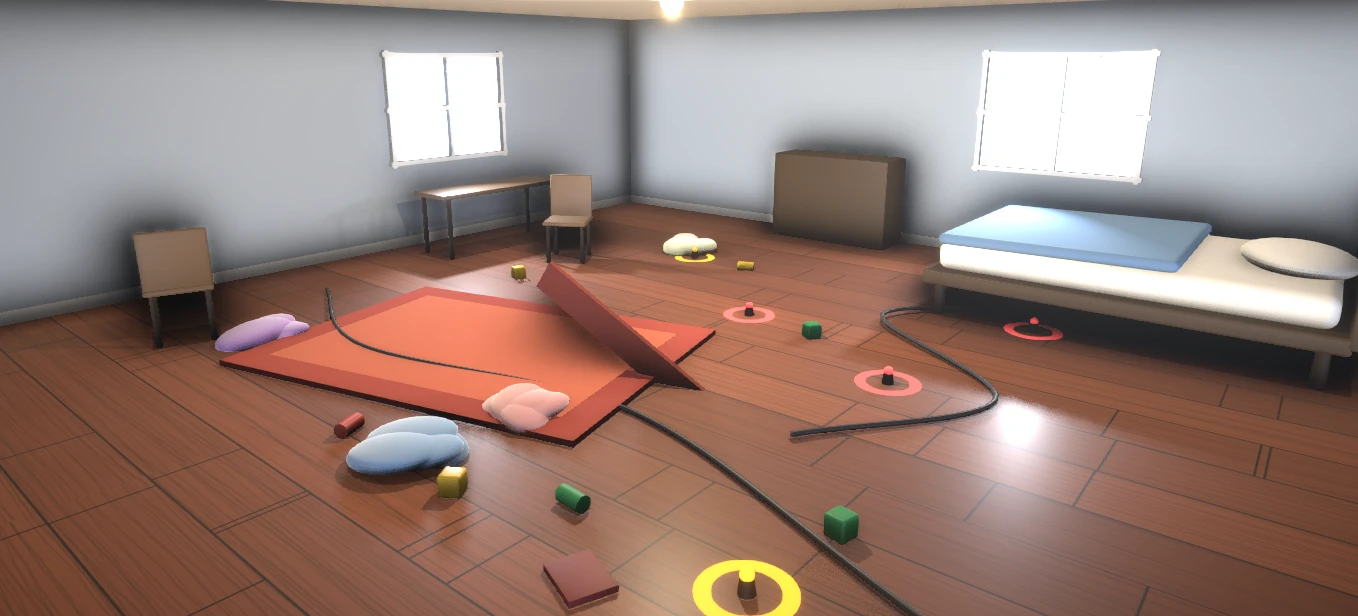
#> input picture argon-app/kernel/data/worldgen/assets/reference-bedroom.png, 1358 x 616 px
$ python -i media.py   (imports and definitions only)
#> lines starting #> are read from the running program, lines starting #| are printed output that depends on the picture
# OWNER: ayan
"""Small image/video helpers shared by worldgen and the smoke tests (Pillow + an ffmpeg binary).
ffmpeg: $FFMPEG, then PATH, then the copy Playwright downloads (~/Library/Caches/ms-playwright/ffmpeg-*)."""
from __future__ import annotations

import io
import os
import shutil
import subprocess
from pathlib import Path

from PIL import Image, ImageStat


# [45 lines left out: functions find_ffmpeg, webm_encoder, frames_to_webm, webp_to_png, not called in this run]


def nonblank(png: bytes | Path) -> tuple[bool, str]:
    """P9: luminance std-dev > 12 and no single color > 90% of pixels."""
    img = Image.open(io.BytesIO(png) if isinstance(png, bytes) else png).convert("RGB")
#> img is the input picture: PIL image 1358x616 RGB; mean R, G, B 151.8, 127.7, 119.3
    small = img.resize((min(320, img.width), min(180, img.height)))
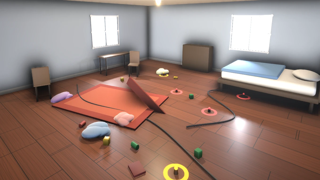
#> small: PIL image 320x180 RGB; mean R, G, B 151.7, 127.7, 119.3
    std = ImageStat.Stat(small.convert("L")).stddev[0]
#> std = 53.14
    colors = small.getcolors(maxcolors=small.width * small.height) or []
#> colors = 26252 items
    top = max((c for c, _ in colors), default=0) / max(1, small.width * small.height)
#> top = 0.0329
    ok = std > 12 and top <= 0.9
#> ok = True
    return ok, f"luminance std {std:.1f}, top color {top:.0%}"


# [4 lines left out: function png_bytes, not called in this run]

>>> result = nonblank('../../data/worldgen/assets/reference-bedroom.png')
#> result = (True, 'luminance std 53.1, top color 3%')
